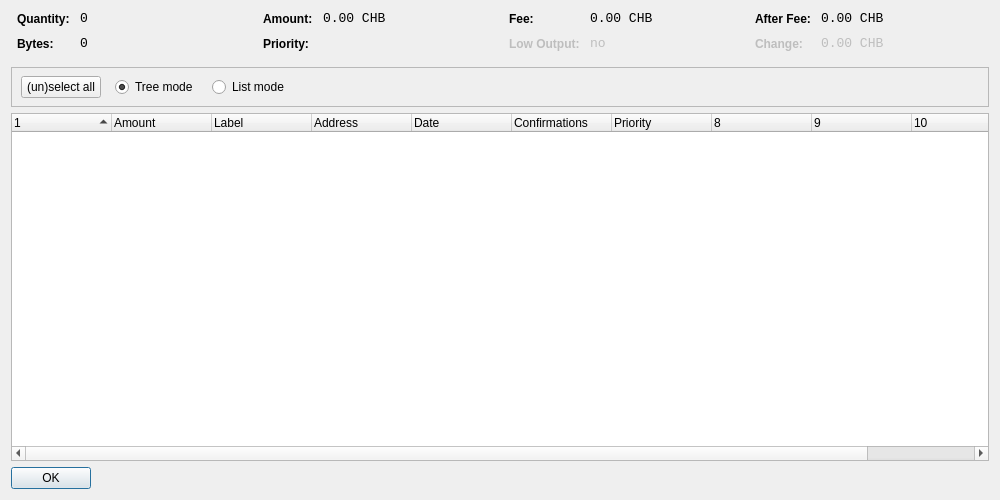
<?xml version="1.0" encoding="UTF-8"?>
<ui version="4.0">
 <class>CoinControlDialog</class>
 <widget class="QDialog" name="CoinControlDialog">
  <property name="geometry">
   <rect>
    <x>0</x>
    <y>0</y>
    <width>1000</width>
    <height>500</height>
   </rect>
  </property>
  <property name="windowTitle">
   <string>Coin Control</string>
  </property>
  <layout class="QVBoxLayout" name="verticalLayout">
   <item>
    <layout class="QHBoxLayout" name="horizontalLayoutTop" stretch="0,0,0,0">
     <property name="topMargin">
      <number>0</number>
     </property>
     <property name="bottomMargin">
      <number>10</number>
     </property>
     <item>
      <layout class="QFormLayout" name="formLayoutCoinControl1">
       <property name="horizontalSpacing">
        <number>10</number>
       </property>
       <property name="verticalSpacing">
        <number>10</number>
       </property>
       <property name="leftMargin">
        <number>6</number>
       </property>
       <property name="rightMargin">
        <number>6</number>
       </property>
       <item row="0" column="0">
        <widget class="QLabel" name="labelCoinControlQuantityText">
         <property name="styleSheet">
          <string notr="true">font-weight:bold;</string>
         </property>
         <property name="text">
          <string>Quantity:</string>
         </property>
        </widget>
       </item>
       <item row="0" column="1">
        <widget class="QLabel" name="labelCoinControlQuantity">
         <property name="font">
          <font>
           <family>Monospace</family>
           <pointsize>10</pointsize>
          </font>
         </property>
         <property name="cursor">
          <cursorShape>IBeamCursor</cursorShape>
         </property>
         <property name="contextMenuPolicy">
          <enum>Qt::ActionsContextMenu</enum>
         </property>
         <property name="text">
          <string notr="true">0</string>
         </property>
         <property name="textInteractionFlags">
          <set>Qt::LinksAccessibleByMouse|Qt::TextSelectableByKeyboard|Qt::TextSelectableByMouse</set>
         </property>
        </widget>
       </item>
       <item row="1" column="0">
        <widget class="QLabel" name="labelCoinControlBytesText">
         <property name="styleSheet">
          <string notr="true">font-weight:bold;</string>
         </property>
         <property name="text">
          <string>Bytes:</string>
         </property>
        </widget>
       </item>
       <item row="1" column="1">
        <widget class="QLabel" name="labelCoinControlBytes">
         <property name="font">
          <font>
           <family>Monospace</family>
           <pointsize>10</pointsize>
          </font>
         </property>
         <property name="cursor">
          <cursorShape>IBeamCursor</cursorShape>
         </property>
         <property name="contextMenuPolicy">
          <enum>Qt::ActionsContextMenu</enum>
         </property>
         <property name="text">
          <string notr="true">0</string>
         </property>
         <property name="textInteractionFlags">
          <set>Qt::LinksAccessibleByMouse|Qt::TextSelectableByKeyboard|Qt::TextSelectableByMouse</set>
         </property>
        </widget>
       </item>
      </layout>
     </item>
     <item>
      <layout class="QFormLayout" name="formLayoutCoinControl2">
       <property name="horizontalSpacing">
        <number>10</number>
       </property>
       <property name="verticalSpacing">
        <number>10</number>
       </property>
       <property name="leftMargin">
        <number>6</number>
       </property>
       <property name="rightMargin">
        <number>6</number>
       </property>
       <item row="0" column="0">
        <widget class="QLabel" name="labelCoinControlAmountText">
         <property name="styleSheet">
          <string notr="true">font-weight:bold;</string>
         </property>
         <property name="text">
          <string>Amount:</string>
         </property>
        </widget>
       </item>
       <item row="0" column="1">
        <widget class="QLabel" name="labelCoinControlAmount">
         <property name="font">
          <font>
           <family>Monospace</family>
           <pointsize>10</pointsize>
          </font>
         </property>
         <property name="cursor">
          <cursorShape>IBeamCursor</cursorShape>
         </property>
         <property name="contextMenuPolicy">
          <enum>Qt::ActionsContextMenu</enum>
         </property>
         <property name="text">
          <string notr="true">0.00 CHB</string>
         </property>
         <property name="textInteractionFlags">
          <set>Qt::LinksAccessibleByMouse|Qt::TextSelectableByKeyboard|Qt::TextSelectableByMouse</set>
         </property>
        </widget>
       </item>
       <item row="1" column="0">
        <widget class="QLabel" name="labelCoinControlPriorityText">
         <property name="styleSheet">
          <string notr="true">font-weight:bold;</string>
         </property>
         <property name="text">
          <string>Priority:</string>
         </property>
        </widget>
       </item>
       <item row="1" column="1">
        <widget class="QLabel" name="labelCoinControlPriority">
         <property name="font">
          <font>
           <family>Monospace</family>
           <pointsize>10</pointsize>
          </font>
         </property>
         <property name="cursor">
          <cursorShape>IBeamCursor</cursorShape>
         </property>
         <property name="contextMenuPolicy">
          <enum>Qt::ActionsContextMenu</enum>
         </property>
         <property name="text">
          <string/>
         </property>
         <property name="textInteractionFlags">
          <set>Qt::LinksAccessibleByMouse|Qt::TextSelectableByKeyboard|Qt::TextSelectableByMouse</set>
         </property>
        </widget>
       </item>
      </layout>
     </item>
     <item>
      <layout class="QFormLayout" name="formLayoutCoinControl3">
       <property name="horizontalSpacing">
        <number>10</number>
       </property>
       <property name="verticalSpacing">
        <number>10</number>
       </property>
       <property name="leftMargin">
        <number>6</number>
       </property>
       <property name="rightMargin">
        <number>6</number>
       </property>
       <item row="0" column="0">
        <widget class="QLabel" name="labelCoinControlFeeText">
         <property name="styleSheet">
          <string notr="true">font-weight:bold;</string>
         </property>
         <property name="text">
          <string>Fee:</string>
         </property>
        </widget>
       </item>
       <item row="0" column="1">
        <widget class="QLabel" name="labelCoinControlFee">
         <property name="font">
          <font>
           <family>Monospace</family>
           <pointsize>10</pointsize>
          </font>
         </property>
         <property name="cursor">
          <cursorShape>IBeamCursor</cursorShape>
         </property>
         <property name="contextMenuPolicy">
          <enum>Qt::ActionsContextMenu</enum>
         </property>
         <property name="text">
          <string notr="true">0.00 CHB</string>
         </property>
         <property name="textInteractionFlags">
          <set>Qt::LinksAccessibleByMouse|Qt::TextSelectableByKeyboard|Qt::TextSelectableByMouse</set>
         </property>
        </widget>
       </item>
       <item row="1" column="0">
        <widget class="QLabel" name="labelCoinControlLowOutputText">
         <property name="enabled">
          <bool>false</bool>
         </property>
         <property name="styleSheet">
          <string notr="true">font-weight:bold;</string>
         </property>
         <property name="text">
          <string>Low Output:</string>
         </property>
        </widget>
       </item>
       <item row="1" column="1">
        <widget class="QLabel" name="labelCoinControlLowOutput">
         <property name="enabled">
          <bool>false</bool>
         </property>
         <property name="font">
          <font>
           <family>Monospace</family>
           <pointsize>10</pointsize>
          </font>
         </property>
         <property name="cursor">
          <cursorShape>IBeamCursor</cursorShape>
         </property>
         <property name="contextMenuPolicy">
          <enum>Qt::ActionsContextMenu</enum>
         </property>
         <property name="text">
          <string notr="true">no</string>
         </property>
         <property name="textInteractionFlags">
          <set>Qt::LinksAccessibleByMouse|Qt::TextSelectableByKeyboard|Qt::TextSelectableByMouse</set>
         </property>
        </widget>
       </item>
      </layout>
     </item>
     <item>
      <layout class="QFormLayout" name="formLayoutCoinControl4">
       <property name="horizontalSpacing">
        <number>10</number>
       </property>
       <property name="verticalSpacing">
        <number>10</number>
       </property>
       <property name="leftMargin">
        <number>6</number>
       </property>
       <property name="rightMargin">
        <number>6</number>
       </property>
       <item row="0" column="0">
        <widget class="QLabel" name="labelCoinControlAfterFeeText">
         <property name="styleSheet">
          <string notr="true">font-weight:bold;</string>
         </property>
         <property name="text">
          <string>After Fee:</string>
         </property>
        </widget>
       </item>
       <item row="0" column="1">
        <widget class="QLabel" name="labelCoinControlAfterFee">
         <property name="font">
          <font>
           <family>Monospace</family>
           <pointsize>10</pointsize>
          </font>
         </property>
         <property name="cursor">
          <cursorShape>IBeamCursor</cursorShape>
         </property>
         <property name="contextMenuPolicy">
          <enum>Qt::ActionsContextMenu</enum>
         </property>
         <property name="text">
          <string notr="true">0.00 CHB</string>
         </property>
         <property name="textInteractionFlags">
          <set>Qt::LinksAccessibleByMouse|Qt::TextSelectableByKeyboard|Qt::TextSelectableByMouse</set>
         </property>
        </widget>
       </item>
       <item row="1" column="0">
        <widget class="QLabel" name="labelCoinControlChangeText">
         <property name="enabled">
          <bool>false</bool>
         </property>
         <property name="styleSheet">
          <string notr="true">font-weight:bold;</string>
         </property>
         <property name="text">
          <string>Change:</string>
         </property>
        </widget>
       </item>
       <item row="1" column="1">
        <widget class="QLabel" name="labelCoinControlChange">
         <property name="enabled">
          <bool>false</bool>
         </property>
         <property name="font">
          <font>
           <family>Monospace</family>
           <pointsize>10</pointsize>
          </font>
         </property>
         <property name="cursor">
          <cursorShape>IBeamCursor</cursorShape>
         </property>
         <property name="contextMenuPolicy">
          <enum>Qt::ActionsContextMenu</enum>
         </property>
         <property name="text">
          <string notr="true">0.00 CHB</string>
         </property>
         <property name="textInteractionFlags">
          <set>Qt::LinksAccessibleByMouse|Qt::TextSelectableByKeyboard|Qt::TextSelectableByMouse</set>
         </property>
        </widget>
       </item>
      </layout>
     </item>
    </layout>
   </item>
   <item>
    <widget class="QFrame" name="frame">
     <property name="minimumSize">
      <size>
       <width>0</width>
       <height>40</height>
      </size>
     </property>
     <property name="frameShape">
      <enum>QFrame::StyledPanel</enum>
     </property>
     <property name="frameShadow">
      <enum>QFrame::Sunken</enum>
     </property>
     <widget class="QWidget" name="horizontalLayoutWidget">
      <property name="geometry">
       <rect>
        <x>10</x>
        <y>0</y>
        <width>781</width>
        <height>41</height>
       </rect>
      </property>
      <layout class="QHBoxLayout" name="horizontalLayoutPanel" stretch="0,0,0,0,0">
       <property name="spacing">
        <number>14</number>
       </property>
       <item>
        <widget class="QPushButton" name="pushButtonSelectAll">
         <property name="sizePolicy">
          <sizepolicy hsizetype="Maximum" vsizetype="Fixed">
           <horstretch>0</horstretch>
           <verstretch>0</verstretch>
          </sizepolicy>
         </property>
         <property name="text">
          <string>(un)select all</string>
         </property>
        </widget>
       </item>
       <item>
        <widget class="QRadioButton" name="radioTreeMode">
         <property name="sizePolicy">
          <sizepolicy hsizetype="Maximum" vsizetype="Fixed">
           <horstretch>0</horstretch>
           <verstretch>0</verstretch>
          </sizepolicy>
         </property>
         <property name="text">
          <string>Tree mode</string>
         </property>
         <property name="checked">
          <bool>true</bool>
         </property>
        </widget>
       </item>
       <item>
        <widget class="QRadioButton" name="radioListMode">
         <property name="sizePolicy">
          <sizepolicy hsizetype="Maximum" vsizetype="Fixed">
           <horstretch>0</horstretch>
           <verstretch>0</verstretch>
          </sizepolicy>
         </property>
         <property name="text">
          <string>List mode</string>
         </property>
        </widget>
       </item>
       <item>
        <spacer name="horizontalSpacer">
         <property name="orientation">
          <enum>Qt::Horizontal</enum>
         </property>
         <property name="sizeHint" stdset="0">
          <size>
           <width>40</width>
           <height>20</height>
          </size>
         </property>
        </spacer>
       </item>
      </layout>
     </widget>
    </widget>
   </item>
   <item>
    <widget class="CoinControlTreeWidget" name="treeWidget">
     <property name="contextMenuPolicy">
      <enum>Qt::CustomContextMenu</enum>
     </property>
     <property name="sortingEnabled">
      <bool>false</bool>
     </property>
     <property name="columnCount">
      <number>11</number>
     </property>
     <attribute name="headerShowSortIndicator" stdset="0">
      <bool>true</bool>
     </attribute>
     <attribute name="headerStretchLastSection">
      <bool>false</bool>
     </attribute>
     <column>
      <property name="text">
       <string/>
      </property>
     </column>
     <column>
      <property name="text">
       <string>Amount</string>
      </property>
     </column>
     <column>
      <property name="text">
       <string>Label</string>
      </property>
     </column>
     <column>
      <property name="text">
       <string>Address</string>
      </property>
     </column>
     <column>
      <property name="text">
       <string>Date</string>
      </property>
     </column>
     <column>
      <property name="text">
       <string>Confirmations</string>
      </property>
      <property name="toolTip">
       <string>Confirmed</string>
      </property>
     </column>
     <column>
      <property name="text">
       <string>Priority</string>
      </property>
     </column>
     <column>
      <property name="text">
       <string/>
      </property>
     </column>
     <column>
      <property name="text">
       <string/>
      </property>
     </column>
     <column>
      <property name="text">
       <string/>
      </property>
     </column>
     <column>
      <property name="text">
       <string/>
      </property>
     </column>
    </widget>
   </item>
   <item>
    <widget class="QDialogButtonBox" name="buttonBox">
     <property name="sizePolicy">
      <sizepolicy hsizetype="Maximum" vsizetype="Fixed">
       <horstretch>0</horstretch>
       <verstretch>0</verstretch>
      </sizepolicy>
     </property>
     <property name="orientation">
      <enum>Qt::Horizontal</enum>
     </property>
     <property name="standardButtons">
      <set>QDialogButtonBox::Ok</set>
     </property>
    </widget>
   </item>
  </layout>
 </widget>
 <customwidgets>
  <customwidget>
   <class>CoinControlTreeWidget</class>
   <extends>QTreeWidget</extends>
   <header>coincontroltreewidget.h</header>
  </customwidget>
 </customwidgets>
 <resources/>
 <connections/>
</ui>
